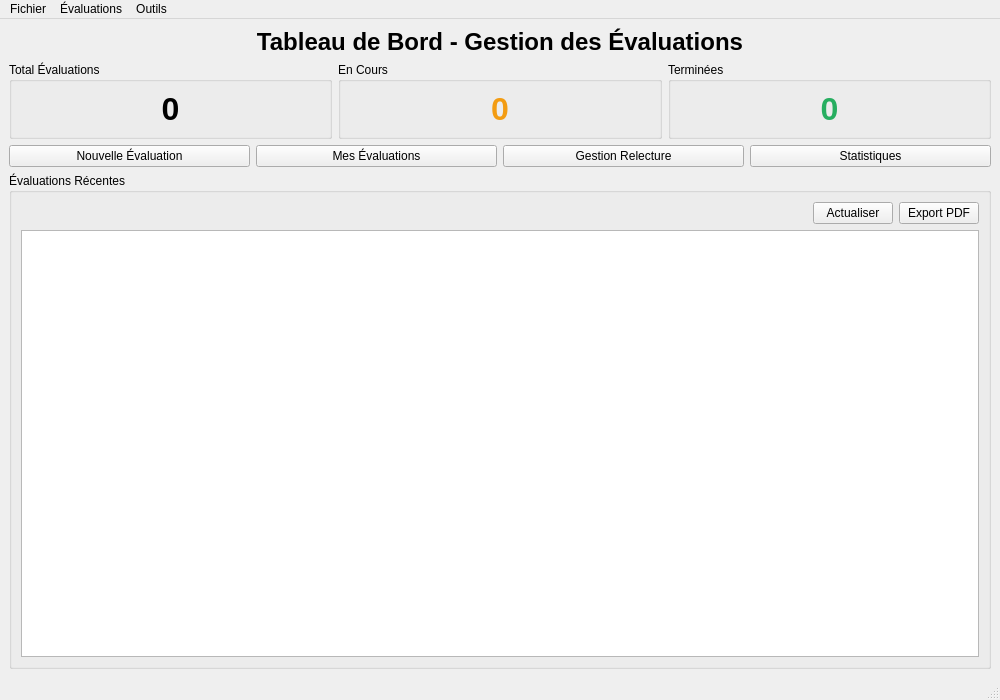
<?xml version="1.0" encoding="UTF-8"?>
<ui version="4.0">
 <class>MainWindow</class>
 <widget class="QMainWindow" name="MainWindow">
  <property name="geometry">
   <rect>
    <x>0</x>
    <y>0</y>
    <width>1000</width>
    <height>700</height>
   </rect>
  </property>
  <property name="windowTitle">
   <string>Gestion des Évaluations - Dashboard</string>
  </property>
  <widget class="QWidget" name="centralwidget">
   <layout class="QVBoxLayout" name="verticalLayout">
    <item>
     <widget class="QLabel" name="lblTitle">
      <property name="text">
       <string>Tableau de Bord - Gestion des Évaluations</string>
      </property>
      <property name="alignment">
       <set>Qt::AlignCenter</set>
      </property>
      <property name="font">
       <font>
        <pointsize>18</pointsize>
        <weight>75</weight>
        <bold>true</bold>
       </font>
      </property>
     </widget>
    </item>
    <item>
     <layout class="QHBoxLayout" name="horizontalLayoutStats">
      <item>
       <widget class="QGroupBox" name="groupBoxTotal">
        <property name="title">
         <string>Total Évaluations</string>
        </property>
        <layout class="QVBoxLayout" name="verticalLayout_2">
         <item>
          <widget class="QLabel" name="lblTotalEvaluations">
           <property name="text">
            <string>0</string>
           </property>
           <property name="alignment">
            <set>Qt::AlignCenter</set>
           </property>
           <property name="font">
            <font>
             <pointsize>24</pointsize>
             <weight>75</weight>
             <bold>true</bold>
            </font>
           </property>
          </widget>
         </item>
        </layout>
       </widget>
      </item>
      <item>
       <widget class="QGroupBox" name="groupBoxPending">
        <property name="title">
         <string>En Cours</string>
        </property>
        <layout class="QVBoxLayout" name="verticalLayout_3">
         <item>
          <widget class="QLabel" name="lblPendingEvaluations">
           <property name="text">
            <string>0</string>
           </property>
           <property name="alignment">
            <set>Qt::AlignCenter</set>
           </property>
           <property name="font">
            <font>
             <pointsize>24</pointsize>
             <weight>75</weight>
             <bold>true</bold>
            </font>
           </property>
           <property name="styleSheet">
            <string>color: #f39c12;</string>
           </property>
          </widget>
         </item>
        </layout>
       </widget>
      </item>
      <item>
       <widget class="QGroupBox" name="groupBoxCompleted">
        <property name="title">
         <string>Terminées</string>
        </property>
        <layout class="QVBoxLayout" name="verticalLayout_4">
         <item>
          <widget class="QLabel" name="lblCompletedEvaluations">
           <property name="text">
            <string>0</string>
           </property>
           <property name="alignment">
            <set>Qt::AlignCenter</set>
           </property>
           <property name="font">
            <font>
             <pointsize>24</pointsize>
             <weight>75</weight>
             <bold>true</bold>
            </font>
           </property>
           <property name="styleSheet">
            <string>color: #27ae60;</string>
           </property>
          </widget>
         </item>
        </layout>
       </widget>
      </item>
     </layout>
    </item>
    <item>
     <layout class="QHBoxLayout" name="horizontalLayoutButtons">
      <item>
       <widget class="QPushButton" name="btnNouvelleEvaluation">
        <property name="text">
         <string>Nouvelle Évaluation</string>
        </property>
        <property name="minimumHeight">
         <number>40</number>
        </property>
       </widget>
      </item>
      <item>
       <widget class="QPushButton" name="btnMesEvaluations">
        <property name="text">
         <string>Mes Évaluations</string>
        </property>
        <property name="minimumHeight">
         <number>40</number>
        </property>
       </widget>
      </item>
      <item>
       <widget class="QPushButton" name="btnGestionRelecture">
        <property name="text">
         <string>Gestion Relecture</string>
        </property>
        <property name="minimumHeight">
         <number>40</number>
        </property>
       </widget>
      </item>
      <item>
       <widget class="QPushButton" name="btnStatistiques">
        <property name="text">
         <string>Statistiques</string>
        </property>
        <property name="minimumHeight">
         <number>40</number>
        </property>
       </widget>
      </item>
     </layout>
    </item>
    <item>
     <widget class="QGroupBox" name="groupBoxRecent">
      <property name="title">
       <string>Évaluations Récentes</string>
      </property>
      <layout class="QVBoxLayout" name="verticalLayout_5">
       <item>
        <layout class="QHBoxLayout" name="horizontalLayout">
         <item>
          <spacer name="horizontalSpacer">
           <property name="orientation">
            <enum>Qt::Horizontal</enum>
           </property>
           <property name="sizeHint" stdset="0">
            <size>
             <width>40</width>
             <height>20</height>
            </size>
           </property>
          </spacer>
         </item>
         <item>
          <widget class="QPushButton" name="btnRefresh">
           <property name="text">
            <string>Actualiser</string>
           </property>
          </widget>
         </item>
         <item>
          <widget class="QPushButton" name="btnExportPDF">
           <property name="text">
            <string>Export PDF</string>
           </property>
          </widget>
         </item>
        </layout>
       </item>
       <item>
        <widget class="QTableWidget" name="tableRecentEvaluations">
         <property name="alternatingRowColors">
          <bool>true</bool>
         </property>
         <property name="selectionBehavior">
          <enum>QAbstractItemView::SelectRows</enum>
         </property>
        </widget>
       </item>
      </layout>
     </widget>
    </item>
   </layout>
  </widget>
  <widget class="QMenuBar" name="menubar">
   <property name="geometry">
    <rect>
     <x>0</x>
     <y>0</y>
     <width>1000</width>
     <height>21</height>
    </rect>
   </property>
   <widget class="QMenu" name="menuFichier">
    <property name="title">
     <string>Fichier</string>
    </property>
    <addaction name="actionQuitter"/>
   </widget>
   <widget class="QMenu" name="menuEvaluations">
    <property name="title">
     <string>Évaluations</string>
    </property>
    <addaction name="actionNouvelle_Evaluation"/>
    <addaction name="actionMes_Evaluations"/>
   </widget>
   <widget class="QMenu" name="menuOutils">
    <property name="title">
     <string>Outils</string>
    </property>
    <addaction name="actionStatistiques"/>
   </widget>
   <addaction name="menuFichier"/>
   <addaction name="menuEvaluations"/>
   <addaction name="menuOutils"/>
  </widget>
  <widget class="QStatusBar" name="statusbar"/>
  <action name="actionQuitter">
   <property name="text">
    <string>Quitter</string>
   </property>
  </action>
  <action name="actionNouvelle_Evaluation">
   <property name="text">
    <string>Nouvelle Évaluation</string>
   </property>
  </action>
  <action name="actionMes_Evaluations">
   <property name="text">
    <string>Mes Évaluations</string>
   </property>
  </action>
  <action name="actionStatistiques">
   <property name="text">
    <string>Statistiques</string>
   </property>
  </action>
 </widget>
 <resources/>
 <connections/>
</ui>
